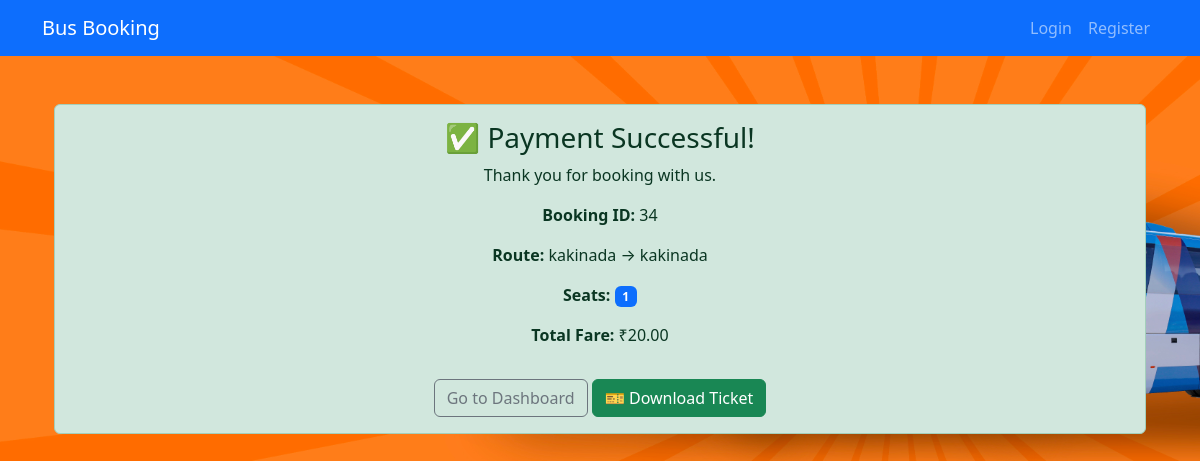
The app's page /payment-success/34/ with its own data.
### core/models.py (models this page shows, shortened)
class Booking(models.Model):
    user = models.ForeignKey(User, on_delete=models.CASCADE)
    route = models.ForeignKey(Route, on_delete=models.CASCADE)
    seat = models.ManyToManyField(Seat)
    booked_on = models.DateTimeField(auto_now_add=True)
    is_cancelled = models.BooleanField(default=False)
    is_paid = models.BooleanField(default=False)

class Route(models.Model):
    bus = models.ForeignKey(Bus, on_delete=models.CASCADE)
    from_city = models.ForeignKey(City, related_name='route_from', on_delete=models.CASCADE)
    to_city = models.ForeignKey(City, related_name='route_to', on_delete=models.CASCADE)
    date = models.DateField()
    time = models.TimeField()
    price = models.DecimalField(max_digits=10, decimal_places=2)

class City(models.Model):
    name = models.CharField(max_length=100)
    def __str__(self):
        return self.name

class Seat(models.Model):
    route = models.ForeignKey(Route, on_delete=models.CASCADE)
    seat_number = models.IntegerField()
    is_booked = models.BooleanField(default=False)

### core/views.py (the view)
# urls.py: path('payment-success/<int:booking_id>/', views.payment_success, name='payment_success'),
def payment_success(request, booking_id):
    booking = get_object_or_404(Booking, id=booking_id)
    return render(request, 'payment_success.html', {'booking': booking})

### core/templatetags/custom_tags.py (called while the page is built)
@register.filter
def multiply(val, arg):
    return val * arg

### core/templates/payment_success.html (shortened to what this page needs)
{% extends 'base.html' %}
{% load custom_tags %}
{% block content %}
<div class="container mt-5 text-center">
  <div class="alert alert-success">
    <h3>✅ Payment Successful!</h3>
    <p>Thank you for booking with us.</p>
    <p><strong>Booking ID:</strong> {{ booking.id }}</p>
    <p><strong>Route:</strong> {{ booking.route.from_city }} → {{ booking.route.to_city }}</p>
    <p><strong>Seats:</strong>
      {% for seat in booking.seat.all %}
        <span class="badge bg-primary">{{ seat.seat_number }}</span>
      {% endfor %}
    </p>
    <p><strong>Total Fare:</strong> ₹{{ booking.seat.count|multiply:booking.route.price }}</p>
    <a href="{% url 'dashboard' %}" class="btn btn-outline-secondary mt-3">Go to Dashboard</a>
    <a href="{% url 'download_ticket' booking.id %}" class="btn btn-success mt-3">🎫 Download Ticket</a>
  </div>
</div>
{% endblock %}

### records on screen
Booking: id "34", route.from_city "kakinada", route.to_city "kakinada", seat.count|multiply "20.00"
Seat: seat_number "1"
